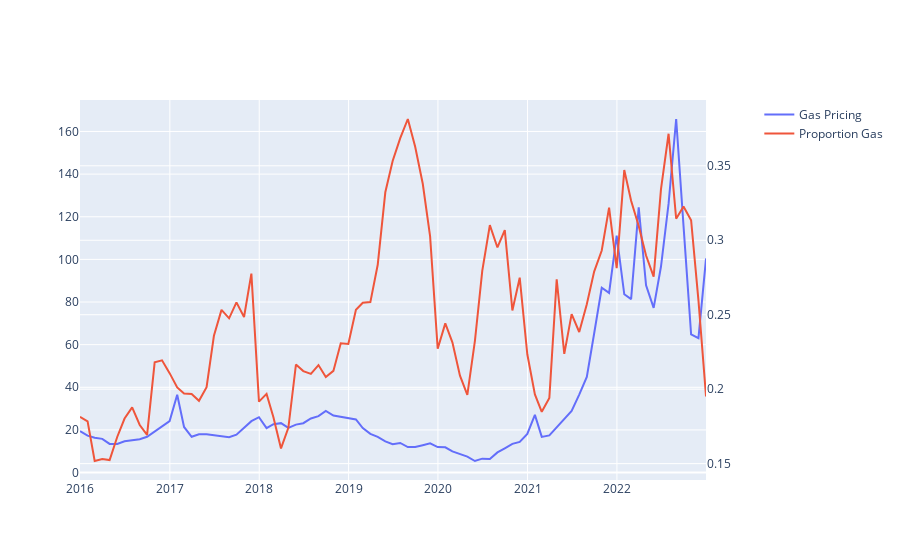

The cell this chart's notebook holds for it:
### Code cell
fig = make_subplots(specs=[[{"secondary_y": True}]])

fig.add_trace(
        go.Scatter(x=combined_data["Start"], y=combined_data["Last Price"], name="Gas Pricing"), secondary_y= False
)

fig.add_trace(
        go.Scatter(x=combined_data["Start"], y=combined_data["Percent Gas"], name = "Proportion Gas"), secondary_y= True
)
